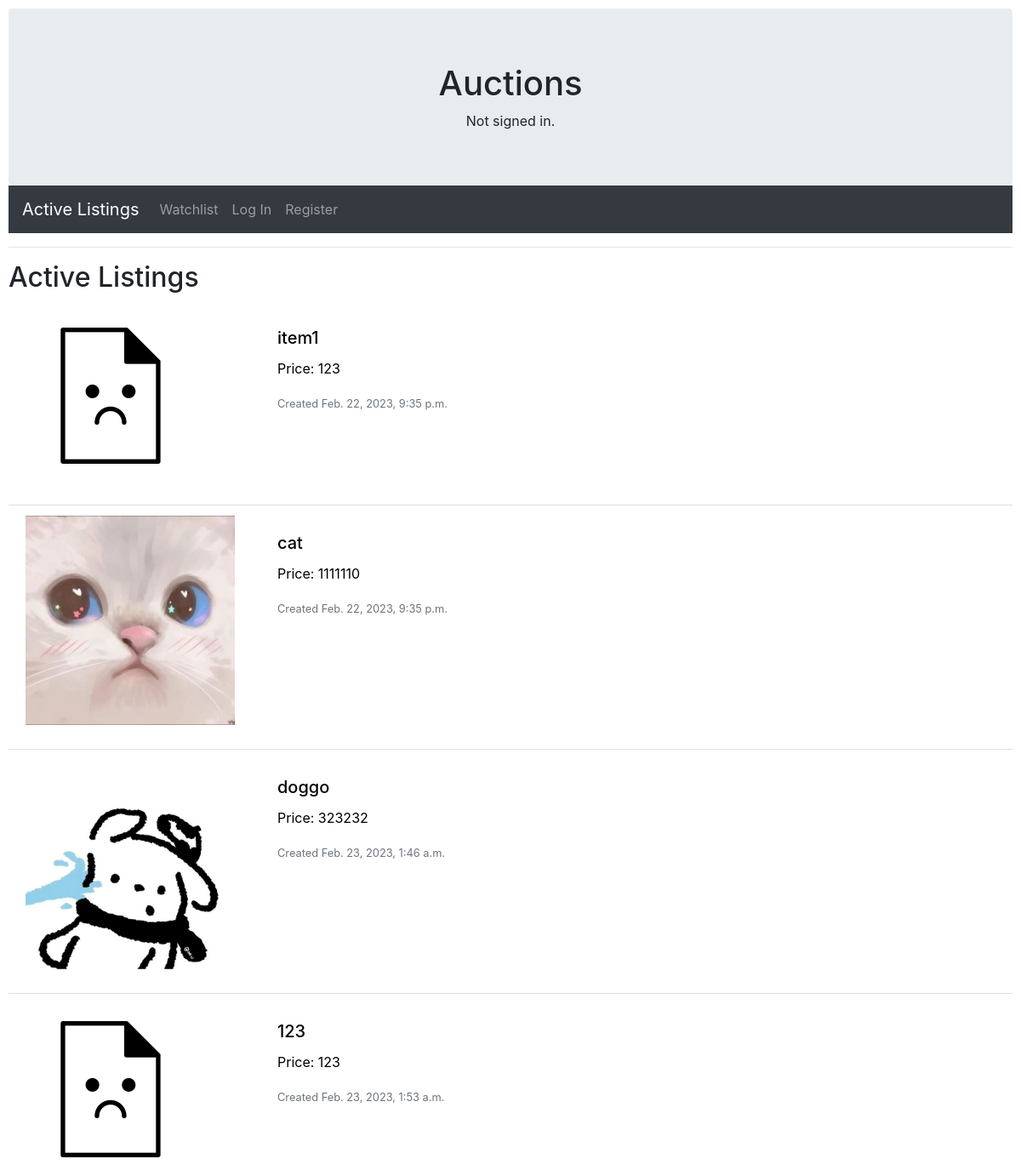
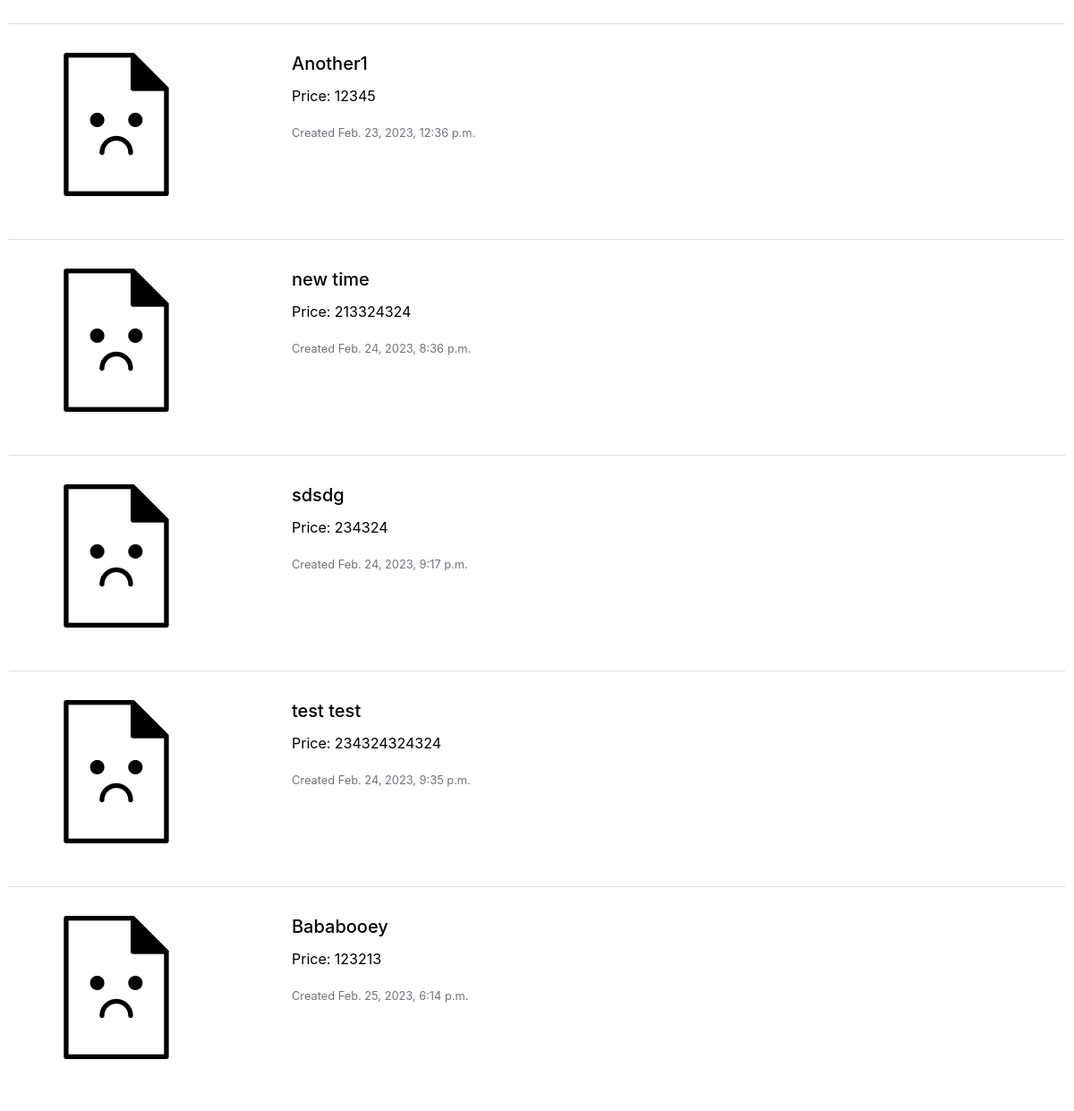
The page / on the database its author committed (2 pictures, top to bottom).
### auctions/models.py (models this page shows)
class Listing(models.Model):
    listing_name = models.CharField(primary_key=True, max_length=64)
    listing_desc = models.CharField(max_length=256)
    starting_bid = models.IntegerField()
    current_bid = models.ForeignKey(Bid, on_delete=models.CASCADE, null=True, blank=True)
    creator = models.ForeignKey(User, on_delete=models.CASCADE)
    post_date = models.DateTimeField(default=now, editable=False)
    picture = models.ImageField(blank=True, null=True, upload_to="images/")

### auctions/views.py (the view)
# urls.py: path("", views.index, name="index"),
def index(request):
    listings = Listing.objects.all()
    return render(request, "auctions/index.html", {
        'listings': listings,
    })

### auctions/templates/auctions/index.html (shortened to what this page needs)
{% extends "auctions/layout.html" %}
{% block body %}
    <h2>Active Listings</h2>
    {% if listings %}
    <ul class="list-group list-group-flush">
        {% for listing in listings %}
        <li class="list-group-item">
            <a href="{% url 'details' listing.listing_name %}" class="listing_url">
                <div class="card mb-3" style="max-width: 70%; border: none;">
                    <div class="row g-0">
                      <div class="col-md-4">
                        {% if listing.picture %}
                        <img src="{{ listing.picture.url }}" class="img-fluid rounded-start" alt="{{ listing.listing_name }}">
                        {% endif %}
                      </div>
                      <div class="col-md-8">
                        <div class="card-body">
                          <h5 class="card-title">{{ listing.listing_name }}</h5>
                          <p class="card-text">Price: {{ listing.starting_bid }}</p>
                          <p class="card-text"><small class="text-muted">Created {{ listing.post_date }}</small></p>
                        </div>
                      </div>
                    </div>
                  </div>
            </a>
        </li>
        {% endfor %}
    </ul>
    {% else %}
    <h1>No listings</h1>
    {% endif %}
    {% endblock %}

### auctions/static/auctions/styles.css (style rules this page uses)
body { padding: 10px; }
.listing_url { color: black; }
.listing_url:link, .listing_url:visited, .listing_url:hover, .listing_url:active { text-decoration: none; background-color: aliceblue; }

### rows shown on the page
Listing: picture (placeholder picture), listing_name "item1", starting_bid "123", post_date "Feb. 22, 2023, 9:35 p.m."
Listing: picture (picture), listing_name "cat", starting_bid "1111110", post_date "Feb. 22, 2023, 9:35 p.m."
Listing: picture (picture), listing_name "doggo", starting_bid "323232", post_date "Feb. 23, 2023, 1:46 a.m."
Listing: picture (placeholder picture), listing_name "123", starting_bid "123", post_date "Feb. 23, 2023, 1:53 a.m."
Listing: picture (placeholder picture), listing_name "Another1", starting_bid "12345", post_date "Feb. 23, 2023, 12:36 p.m."
Listing: picture (placeholder picture), listing_name "new time", starting_bid "213324324", post_date "Feb. 24, 2023, 8:36 p.m."
Listing: picture (placeholder picture), listing_name "sdsdg", starting_bid "234324", post_date "Feb. 24, 2023, 9:17 p.m."
Listing: picture (placeholder picture), listing_name "test test", starting_bid "234324324324", post_date "Feb. 24, 2023, 9:35 p.m."
Listing: picture (placeholder picture), listing_name "Bababooey", starting_bid "123213", post_date "Feb. 25, 2023, 6:14 p.m."
